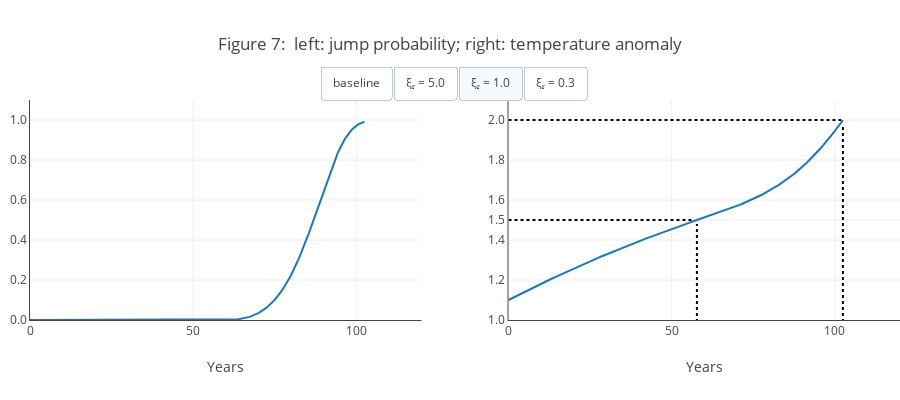

Source (notebook cell):
### Code cell
from src.plots import plot7
plot7(pre_jump_res)

### Figure 1 — Plotly figure (JSON) as saved in the notebook; plotly's stock layout.template omitted (floating-point values rounded to 4 significant figures; data arrays with more than 128 entries replaced by an {"elided": "..."} marker saying what was removed)
{"data": [{"name": "jump probability", "showlegend": false, "type": "scatter", "visible": false, "x": {"elided": "318 float values"}, "xaxis": "x", "y": {"elided": "318 float values"}, "yaxis": "y"}, {"line": {"color": "#1f77b4"}, "name": "temperature anomaly", "showlegend": false, "type": "scatter", "visible": false, "x": {"elided": "318 float values"}, "xaxis": "x2", "y": {"elided": "318 float values"}, "yaxis": "y2"}, {"line": {"color": "black", "dash": "dot"}, "showlegend": false, "type": "scatter", "visible": false, "x": [0, 1, 2, 3, 4, 5, 6, 7, 8, 9, 10, 11, 12, 13, 14, 15, 16, 17, 18, 19, 20, 21, 22, 23, 24, 25, 26, 27, 28, 29, 30, 31, 32, 33, 34, 35, 36, 37, 38, 39, 40, 41, 42, 43, 44], "xaxis": "x2", "y": [1.5, 1.5, 1.5, 1.5, 1.5, 1.5, 1.5, 1.5, 1.5, 1.5, 1.5, 1.5, 1.5, 1.5, 1.5, 1.5, 1.5, 1.5, 1.5, 1.5, 1.5, 1.5, 1.5, 1.5, 1.5, 1.5, 1.5, 1.5, 1.5, 1.5, 1.5, 1.5, 1.5, 1.5, 1.5, 1.5, 1.5, 1.5, 1.5, 1.5, 1.5, 1.5, 1.5, 1.5], "yaxis": "y2"}, {"line": {"color": "black", "dash": "dot"}, "showlegend": false, "type": "scatter", "visible": false, "x": {"elided": "149 float values"}, "xaxis": "x2", "y": {"elided": "150 float values"}, "yaxis": "y2"}, {"line": {"color": "black", "dash": "dot"}, "showlegend": false, "type": "scatter", "visible": false, "x": [0, 1, 2, 3, 4, 5, 6, 7, 8, 9, 10, 11, 12, 13, 14, 15, 16, 17, 18, 19, 20, 21, 22, 23, 24, 25, 26, 27, 28, 29, 30, 31, 32, 33, 34, 35, 36, 37, 38, 39, 40, 41, 42, 43, 44, 45, 46, 47, 48, 49, 50, 51, 52, 53, 54, 55, 56, 57, 58, 59, 60, 61, 62, 63, 64, 65, 66, 67, 68, 69, 70, 71, 72, 73, 74, 75, 76, 77, 78, 79, 80], "xaxis": "x2", "y": [2, 2, 2, 2, 2, 2, 2, 2, 2, 2, 2, 2, 2, 2, 2, 2, 2, 2, 2, 2, 2, 2, 2, 2, 2, 2, 2, 2, 2, 2, 2, 2, 2, 2, 2, 2, 2, 2, 2, 2, 2, 2, 2, 2, 2, 2, 2, 2, 2, 2, 2, 2, 2, 2, 2, 2, 2, 2, 2, 2, 2, 2, 2, 2, 2, 2, 2, 2, 2, 2, 2, 2, 2, 2, 2, 2, 2, 2, 2, 2], "yaxis": "y2"}, {"line": {"color": "black", "dash": "dot"}, "showlegend": false, "type": "scatter", "visible": false, "x": {"elided": "199 float values"}, "xaxis": "x2", "y": {"elided": "200 float values"}, "yaxis": "y2"}, {"name": "jump probability", "showlegend": false, "type": "scatter", "visible": false, "x": {"elided": "377 float values"}, "xaxis": "x", "y": {"elided": "377 float values"}, "yaxis": "y"}, {"line": {"color": "#1f77b4"}, "name": "temperature anomaly", "showlegend": false, "type": "scatter", "visible": false, "x": {"elided": "377 float values"}, "xaxis": "x2", "y": {"elided": "377 float values"}, "yaxis": "y2"}, {"line": {"color": "black", "dash": "dot"}, "showlegend": false, "type": "scatter", "visible": false, "x": [0, 1, 2, 3, 4, 5, 6, 7, 8, 9, 10, 11, 12, 13, 14, 15, 16, 17, 18, 19, 20, 21, 22, 23, 24, 25, 26, 27, 28, 29, 30, 31, 32, 33, 34, 35, 36, 37, 38, 39, 40, 41, 42, 43, 44, 45, 46, 47, 48, 49, 50, 51, 52], "xaxis": "x2", "y": [1.5, 1.5, 1.5, 1.5, 1.5, 1.5, 1.5, 1.5, 1.5, 1.5, 1.5, 1.5, 1.5, 1.5, 1.5, 1.5, 1.5, 1.5, 1.5, 1.5, 1.5, 1.5, 1.5, 1.5, 1.5, 1.5, 1.5, 1.5, 1.5, 1.5, 1.5, 1.5, 1.5, 1.5, 1.5, 1.5, 1.5, 1.5, 1.5, 1.5, 1.5, 1.5, 1.5, 1.5, 1.5, 1.5, 1.5, 1.5, 1.5, 1.5, 1.5, 1.5], "yaxis": "y2"}, {"line": {"color": "black", "dash": "dot"}, "showlegend": false, "type": "scatter", "visible": false, "x": {"elided": "149 float values"}, "xaxis": "x2", "y": {"elided": "150 float values"}, "yaxis": "y2"}, {"line": {"color": "black", "dash": "dot"}, "showlegend": false, "type": "scatter", "visible": false, "x": [0, 1, 2, 3, 4, 5, 6, 7, 8, 9, 10, 11, 12, 13, 14, 15, 16, 17, 18, 19, 20, 21, 22, 23, 24, 25, 26, 27, 28, 29, 30, 31, 32, 33, 34, 35, 36, 37, 38, 39, 40, 41, 42, 43, 44, 45, 46, 47, 48, 49, 50, 51, 52, 53, 54, 55, 56, 57, 58, 59, 60, 61, 62, 63, 64, 65, 66, 67, 68, 69, 70, 71, 72, 73, 74, 75, 76, 77, 78, 79, 80, 81, 82, 83, 84, 85, 86, 87, 88, 89, 90, 91, 92, 93, 94], "xaxis": "x2", "y": [2, 2, 2, 2, 2, 2, 2, 2, 2, 2, 2, 2, 2, 2, 2, 2, 2, 2, 2, 2, 2, 2, 2, 2, 2, 2, 2, 2, 2, 2, 2, 2, 2, 2, 2, 2, 2, 2, 2, 2, 2, 2, 2, 2, 2, 2, 2, 2, 2, 2, 2, 2, 2, 2, 2, 2, 2, 2, 2, 2, 2, 2, 2, 2, 2, 2, 2, 2, 2, 2, 2, 2, 2, 2, 2, 2, 2, 2, 2, 2, 2, 2, 2, 2, 2, 2, 2, 2, 2, 2, 2, 2, 2, 2, 2], "yaxis": "y2"}, {"line": {"color": "black", "dash": "dot"}, "showlegend": false, "type": "scatter", "visible": false, "x": {"elided": "199 int values"}, "xaxis": "x2", "y": {"elided": "200 float values"}, "yaxis": "y2"}, {"name": "jump probability", "showlegend": false, "type": "scatter", "visible": true, "x": {"elided": "411 float values"}, "xaxis": "x", "y": {"elided": "411 float values"}, "yaxis": "y"}, {"line": {"color": "#1f77b4"}, "name": "temperature anomaly", "showlegend": false, "type": "scatter", "visible": true, "x": {"elided": "411 float values"}, "xaxis": "x2", "y": {"elided": "411 float values"}, "yaxis": "y2"}, {"line": {"color": "black", "dash": "dot"}, "showlegend": false, "type": "scatter", "visible": true, "x": [0, 1, 2, 3, 4, 5, 6, 7, 8, 9, 10, 11, 12, 13, 14, 15, 16, 17, 18, 19, 20, 21, 22, 23, 24, 25, 26, 27, 28, 29, 30, 31, 32, 33, 34, 35, 36, 37, 38, 39, 40, 41, 42, 43, 44, 45, 46, 47, 48, 49, 50, 51, 52, 53, 54, 55, 56, 57, 58], "xaxis": "x2", "y": [1.5, 1.5, 1.5, 1.5, 1.5, 1.5, 1.5, 1.5, 1.5, 1.5, 1.5, 1.5, 1.5, 1.5, 1.5, 1.5, 1.5, 1.5, 1.5, 1.5, 1.5, 1.5, 1.5, 1.5, 1.5, 1.5, 1.5, 1.5, 1.5, 1.5, 1.5, 1.5, 1.5, 1.5, 1.5, 1.5, 1.5, 1.5, 1.5, 1.5, 1.5, 1.5, 1.5, 1.5, 1.5, 1.5, 1.5, 1.5, 1.5, 1.5, 1.5, 1.5, 1.5, 1.5, 1.5, 1.5, 1.5, 1.5], "yaxis": "y2"}, {"line": {"color": "black", "dash": "dot"}, "showlegend": false, "type": "scatter", "visible": true, "x": {"elided": "149 float values"}, "xaxis": "x2", "y": {"elided": "150 float values"}, "yaxis": "y2"}, {"line": {"color": "black", "dash": "dot"}, "showlegend": false, "type": "scatter", "visible": true, "x": [0, 1, 2, 3, 4, 5, 6, 7, 8, 9, 10, 11, 12, 13, 14, 15, 16, 17, 18, 19, 20, 21, 22, 23, 24, 25, 26, 27, 28, 29, 30, 31, 32, 33, 34, 35, 36, 37, 38, 39, 40, 41, 42, 43, 44, 45, 46, 47, 48, 49, 50, 51, 52, 53, 54, 55, 56, 57, 58, 59, 60, 61, 62, 63, 64, 65, 66, 67, 68, 69, 70, 71, 72, 73, 74, 75, 76, 77, 78, 79, 80, 81, 82, 83, 84, 85, 86, 87, 88, 89, 90, 91, 92, 93, 94, 95, 96, 97, 98, 99, 100, 101, 102, 103], "xaxis": "x2", "y": [2, 2, 2, 2, 2, 2, 2, 2, 2, 2, 2, 2, 2, 2, 2, 2, 2, 2, 2, 2, 2, 2, 2, 2, 2, 2, 2, 2, 2, 2, 2, 2, 2, 2, 2, 2, 2, 2, 2, 2, 2, 2, 2, 2, 2, 2, 2, 2, 2, 2, 2, 2, 2, 2, 2, 2, 2, 2, 2, 2, 2, 2, 2, 2, 2, 2, 2, 2, 2, 2, 2, 2, 2, 2, 2, 2, 2, 2, 2, 2, 2, 2, 2, 2, 2, 2, 2, 2, 2, 2, 2, 2, 2, 2, 2, 2, 2, 2, 2, 2, 2, 2, 2], "yaxis": "y2"}, {"line": {"color": "black", "dash": "dot"}, "showlegend": false, "type": "scatter", "visible": true, "x": {"elided": "199 float values"}, "xaxis": "x2", "y": {"elided": "200 float values"}, "yaxis": "y2"}, {"name": "jump probability", "showlegend": false, "type": "scatter", "visible": false, "x": {"elided": "455 float values"}, "xaxis": "x", "y": {"elided": "455 float values"}, "yaxis": "y"}, {"line": {"color": "#1f77b4"}, "name": "temperature anomaly", "showlegend": false, "type": "scatter", "visible": false, "x": {"elided": "455 float values"}, "xaxis": "x2", "y": {"elided": "455 float values"}, "yaxis": "y2"}, {"line": {"color": "black", "dash": "dot"}, "showlegend": false, "type": "scatter", "visible": false, "x": [0, 1, 2, 3, 4, 5, 6, 7, 8, 9, 10, 11, 12, 13, 14, 15, 16, 17, 18, 19, 20, 21, 22, 23, 24, 25, 26, 27, 28, 29, 30, 31, 32, 33, 34, 35, 36, 37, 38, 39, 40, 41, 42, 43, 44, 45, 46, 47, 48, 49, 50, 51, 52, 53, 54, 55, 56, 57, 58, 59, 60, 61, 62, 63, 64, 65, 66, 67, 68, 69], "xaxis": "x2", "y": [1.5, 1.5, 1.5, 1.5, 1.5, 1.5, 1.5, 1.5, 1.5, 1.5, 1.5, 1.5, 1.5, 1.5, 1.5, 1.5, 1.5, 1.5, 1.5, 1.5, 1.5, 1.5, 1.5, 1.5, 1.5, 1.5, 1.5, 1.5, 1.5, 1.5, 1.5, 1.5, 1.5, 1.5, 1.5, 1.5, 1.5, 1.5, 1.5, 1.5, 1.5, 1.5, 1.5, 1.5, 1.5, 1.5, 1.5, 1.5, 1.5, 1.5, 1.5, 1.5, 1.5, 1.5, 1.5, 1.5, 1.5, 1.5, 1.5, 1.5, 1.5, 1.5, 1.5, 1.5, 1.5, 1.5, 1.5, 1.5, 1.5], "yaxis": "y2"}, {"line": {"color": "black", "dash": "dot"}, "showlegend": false, "type": "scatter", "visible": false, "x": {"elided": "149 float values"}, "xaxis": "x2", "y": {"elided": "150 float values"}, "yaxis": "y2"}, {"line": {"color": "black", "dash": "dot"}, "showlegend": false, "type": "scatter", "visible": false, "x": [0, 1, 2, 3, 4, 5, 6, 7, 8, 9, 10, 11, 12, 13, 14, 15, 16, 17, 18, 19, 20, 21, 22, 23, 24, 25, 26, 27, 28, 29, 30, 31, 32, 33, 34, 35, 36, 37, 38, 39, 40, 41, 42, 43, 44, 45, 46, 47, 48, 49, 50, 51, 52, 53, 54, 55, 56, 57, 58, 59, 60, 61, 62, 63, 64, 65, 66, 67, 68, 69, 70, 71, 72, 73, 74, 75, 76, 77, 78, 79, 80, 81, 82, 83, 84, 85, 86, 87, 88, 89, 90, 91, 92, 93, 94, 95, 96, 97, 98, 99, 100, 101, 102, 103, 104, 105, 106, 107, 108, 109, 110, 111, 112, 113, 114], "xaxis": "x2", "y": [2, 2, 2, 2, 2, 2, 2, 2, 2, 2, 2, 2, 2, 2, 2, 2, 2, 2, 2, 2, 2, 2, 2, 2, 2, 2, 2, 2, 2, 2, 2, 2, 2, 2, 2, 2, 2, 2, 2, 2, 2, 2, 2, 2, 2, 2, 2, 2, 2, 2, 2, 2, 2, 2, 2, 2, 2, 2, 2, 2, 2, 2, 2, 2, 2, 2, 2, 2, 2, 2, 2, 2, 2, 2, 2, 2, 2, 2, 2, 2, 2, 2, 2, 2, 2, 2, 2, 2, 2, 2, 2, 2, 2, 2, 2, 2, 2, 2, 2, 2, 2, 2, 2, 2, 2, 2, 2, 2, 2, 2, 2, 2, 2, 2], "yaxis": "y2"}, {"line": {"color": "black", "dash": "dot"}, "showlegend": false, "type": "scatter", "visible": false, "x": {"elided": "199 float values"}, "xaxis": "x2", "y": {"elided": "200 float values"}, "yaxis": "y2"}], "layout": {"barmode": "overlay", "height": 400, "margin": {"l": 30, "r": 0}, "plot_bgcolor": "white", "title": {"text": "Figure 7:  left: jump probability; right: temperature anomaly"}, "updatemenus": [{"active": 2, "buttons": [{"args": [{"showlegend": [false, false, false, false, false, false, false, false, false, false, false, false, false, false, false, false, false, false, false, false, false, false, false, false], "visible": [true, true, true, true, true, true, false, false, false, false, false, false, false, false, false, false, false, false, false, false, false, false, false, false]}], "label": "baseline", "method": "update"}, {"args": [{"showlegend": [false, false, false, false, false, false, false, false, false, false, false, false, false, false, false, false, false, false, false, false, false, false, false, false], "visible": [false, false, false, false, false, false, true, true, true, true, true, true, false, false, false, false, false, false, false, false, false, false, false, false]}], "label": "ξᵣ = 5.0", "method": "update"}, {"args": [{"showlegend": [false, false, false, false, false, false, false, false, false, false, false, false, false, false, false, false, false, false, false, false, false, false, false, false], "visible": [false, false, false, false, false, false, false, false, false, false, false, false, true, true, true, true, true, true, false, false, false, false, false, false]}], "label": "ξᵣ = 1.0", "method": "update"}, {"args": [{"showlegend": [false, false, false, false, false, false, false, false, false, false, false, false, false, false, false, false, false, false, false, false, false, false, false, false], "visible": [false, false, false, false, false, false, false, false, false, false, false, false, false, false, false, false, false, false, true, true, true, true, true, true]}], "label": "ξᵣ = 0.3", "method": "update"}], "direction": "right", "pad": {"b": 10, "r": 10, "t": 10}, "showactive": true, "type": "buttons", "x": 0.65, "y": 1.2}], "width": 900, "xaxis": {"anchor": "y", "domain": [0, 0.45], "range": [0, 120], "showgrid": true, "showline": true, "title": {"text": "Years"}}, "xaxis2": {"anchor": "y2", "domain": [0.55, 1], "range": [0, 120], "showgrid": true, "showline": true, "title": {"text": "Years"}}, "yaxis": {"anchor": "x", "domain": [0, 1], "range": [0, 1.1], "showgrid": true, "showline": true, "tickformat": ".1f"}, "yaxis2": {"anchor": "x2", "domain": [0, 1], "range": [1, 2.1], "showgrid": true, "showline": true, "tickformat": ".1f", "tickvals": [1, 1.2, 1.4, 1.5, 1.6, 1.8, 2]}}}
